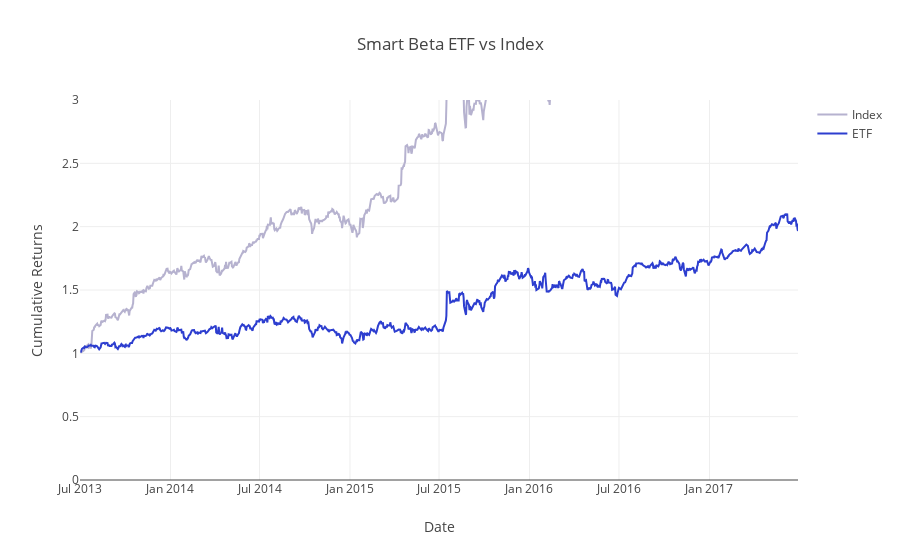

Notebook source saved alongside this figure:
### Markdown cell above
### View Data
Let's generate the ETF and index cumulative returns using `calculate_cumulative_returns` and compare the two.

### Code cell
index_weighted_cumulative_returns = calculate_cumulative_returns(index_weighted_returns)
etf_weighted_cumulative_returns = calculate_cumulative_returns(etf_weighted_returns)
project_helper.plot_benchmark_returns(index_weighted_cumulative_returns, etf_weighted_cumulative_returns, 'Smart Beta ETF vs Index')

### Figure 1 — Plotly figure (JSON) as saved in the notebook; plotly's stock layout.template omitted (floating-point values rounded to 4 significant figures; data arrays with more than 128 entries replaced by an {"elided": "..."} marker saying what was removed)
{"data": [{"line": {"color": "#B6B2CF"}, "name": "Index", "type": "scatter", "uid": "95b840b1-5d63-4b13-932e-dbf234a5d76b", "x": {"elided": "1009 str values"}, "y": {"elided": "1009 float values"}}, {"line": {"color": "#2D3ECF"}, "name": "ETF", "type": "scatter", "uid": "774beca2-2ac2-416c-b358-5e182757ae08", "x": {"elided": "1009 str values"}, "y": {"elided": "1009 float values"}}], "layout": {"title": {"text": "Smart Beta ETF vs Index"}, "xaxis": {"title": {"text": "Date"}}, "yaxis": {"range": [0, 3], "title": {"text": "Cumulative Returns"}}}}
